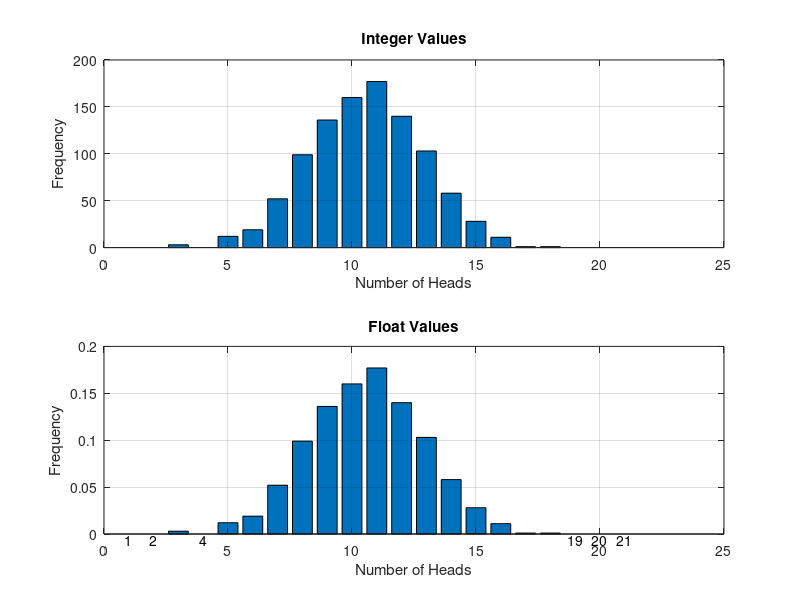

MATLAB code to generate this figure:
values = zeros(1, 21);
valuesFloat = zeros(1, 21);

for i = 1:1000
    numberOfHeads = 0;
    for j = 1:21
        if randi([0,1]) == 1
            numberOfHeads = numberOfHeads + 1;
        end
    end
    values(numberOfHeads) = values(numberOfHeads) + 1;
end

for i = 1:21
    valuesFloat(i) = values(i)/1000;
end

%Plotting integer values
subplot(2,1,1);
bar(1:21, values);
xlabel('Number of Heads');
ylabel('Frequency');
title('Integer Values');
grid on;

%Plotting Float values
subplot(2,1,2);
bar(1:21, valuesFloat);
xlabel('Number of Heads');
ylabel('Frequency');
title('Float Values');
grid on;
%Annotate the bars with index values
for i = 1:21
    text(i, values(i), num2str(i), 'HorizontalAlignment', 'center', 'VerticalAlignment', 'top');
end



